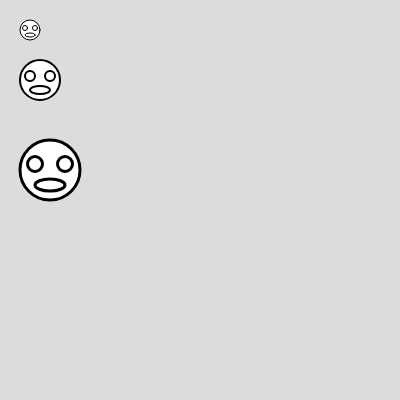
Frame 1 (no input)
Frame 60 (no input): identical to frame 1, image omitted
Frame 120 (the mouse pressed at the canvas centre since frame 60): identical to frame 1, image omitted

The p5.js sketch that drew this single still picture (run headless with seeded random() and noise() and a simulated clock; from frame 60 on, the mouse is pressed at the canvas centre):

// p5.js sketch
// ── sketch.js
function setup() {
  createCanvas(400, 400);
  create_ui();
}

function draw() {
  update_ui()
  background(220);
  draw_head(20, 20, 1);
  draw_head(20, 60, 2);
  draw_head(20, 140, 3);
}

function draw_head(xpos, ypos, ascale) {
  translate(xpos,ypos)
  scale(ascale)
  circle(10,10,20);
  circle(5,8,5);
  circle(15,8,5);
  ellipse(10,15,10,4);
  scale(1/ascale)
  translate(-xpos,-ypos)
}

function create_ui() {
  createSpan('').id('mox');
  createSpan('').id('moy');
}

function update_ui() {
  select('#mox').html('[mouseX='+mouseX+'] ')
  select('#moy').html('[mouseY='+mouseY+'] ')
}
